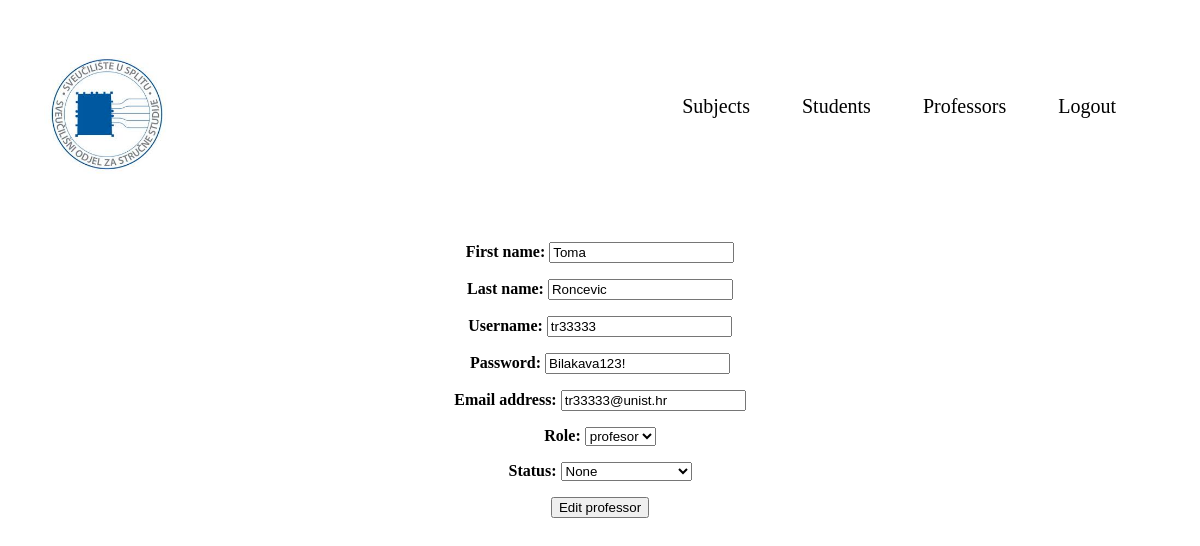
/professors/edit/6 (signed in), run on the app's committed database.
### app/models.py (models this page shows, shortened)
class Korisnik(AbstractUser):
    ROLES = (('prof', 'profesor'), ('stu', 'student'))
    STATUS = (('none', 'None'), ('izv', 'izvanredni student'), ('red', 'redovni student'))
    role = models.CharField(max_length=50, choices=ROLES)
    status = models.CharField(max_length=50, choices=STATUS)

### app/decorators.py (the view)
        def wrap(request, *args, **kwargs):
            if request.user.role in allowed_roles:
                return view_func(request, *args, **kwargs)
            else:
                raise PermissionDenied

### app/forms.py
class NewUserForm(ModelForm):
    class Meta:
        model = Korisnik
        fields = ['first_name', 'last_name', 'username', 'password', 'email', 'role', 'status']

### app/views.py (called while the page is built)
@login_required
@role_required(allowed_roles=[''])
def edit_professor(request, id):
    professor = Korisnik.objects.get(id=id)
    if request.method == "POST":
        form = NewUserForm(request.POST, instance=professor)
        if form.is_valid():
            form.save()
            messages.success(request, 'Professor successfully edited!')
            return redirect('/professors/')
    form = NewUserForm(instance=professor)
    return render(request, 'edit_professor.html', {'form':form})

### app/templates/edit_professor.html (shortened to what this page needs)
{% extends 'base.html' %}
{% block body %}
    <div class="edit_professor">
        <form method = "POST">
            {% for data in form %}
                <p><b>{{data.label}}:</b>
                {{data}}</p>
            {% endfor %}
            <input type="submit" value="Edit professor">
        </form>
    </div>
{% endblock %}

### app/static/styles.css (style rules this page uses)
.edit_professor { text-align: center; }

### data on the page
Korisnik: form "Toma" "Roncevic" "tr33333" "Bilakava123!" "tr33333@unist.hr" "profesor" "None"

### other printed values
{{ data.label }} "First name" "Last name" "Username" "Password" "Email address" "Role" "Status"
